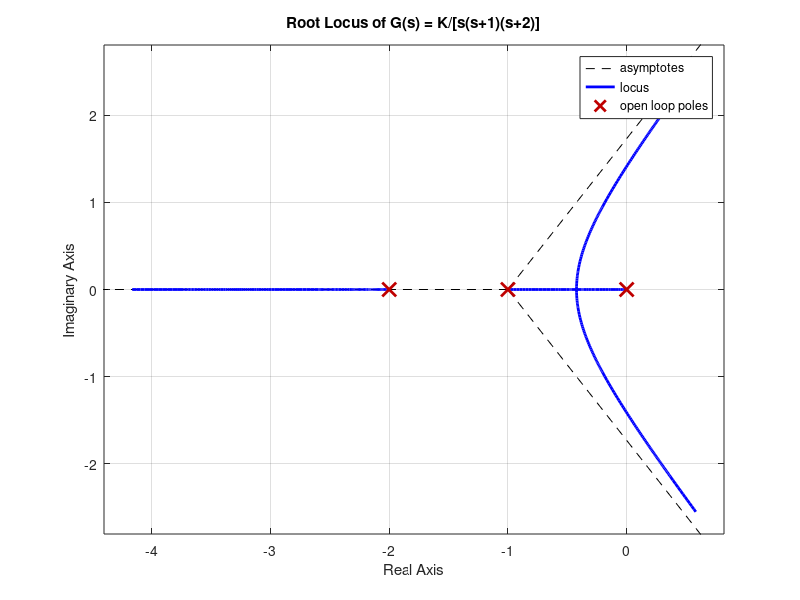

MATLAB code for this plot:
clc;
clear;
close all;
s = tf('s');
G = 6/(s*(s+1)*(s+2));
figure;
rlocus(G);
grid on;
title('Root Locus of G(s) = K/[s(s+1)(s+2)]');
